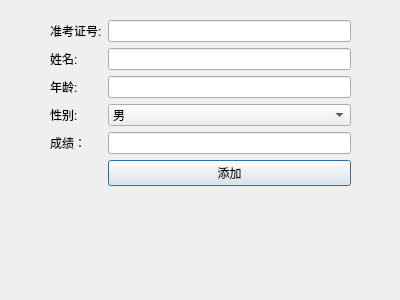
<?xml version="1.0" encoding="UTF-8"?>
<ui version="4.0">
 <class>add_Dialog</class>
 <widget class="QDialog" name="add_Dialog">
  <property name="geometry">
   <rect>
    <x>0</x>
    <y>0</y>
    <width>400</width>
    <height>300</height>
   </rect>
  </property>
  <property name="minimumSize">
   <size>
    <width>400</width>
    <height>300</height>
   </size>
  </property>
  <property name="maximumSize">
   <size>
    <width>400</width>
    <height>300</height>
   </size>
  </property>
  <property name="windowTitle">
   <string>Dialog</string>
  </property>
  <widget class="QWidget" name="formLayoutWidget">
   <property name="geometry">
    <rect>
     <x>50</x>
     <y>20</y>
     <width>301</width>
     <height>291</height>
    </rect>
   </property>
   <layout class="QFormLayout" name="formLayout">
    <item row="0" column="0">
     <widget class="QLabel" name="idlabel">
      <property name="text">
       <string>准考证号:</string>
      </property>
     </widget>
    </item>
    <item row="0" column="1">
     <widget class="QLineEdit" name="idlineEdit"/>
    </item>
    <item row="1" column="0">
     <widget class="QLabel" name="namelabel">
      <property name="text">
       <string>姓名:</string>
      </property>
     </widget>
    </item>
    <item row="1" column="1">
     <widget class="QLineEdit" name="namelineEdit"/>
    </item>
    <item row="2" column="0">
     <widget class="QLabel" name="agelabel">
      <property name="text">
       <string>年龄:</string>
      </property>
     </widget>
    </item>
    <item row="2" column="1">
     <widget class="QLineEdit" name="agelineEdit"/>
    </item>
    <item row="3" column="0">
     <widget class="QLabel" name="genlabel">
      <property name="text">
       <string>性别:</string>
      </property>
     </widget>
    </item>
    <item row="3" column="1">
     <widget class="QComboBox" name="comboBox">
      <item>
       <property name="text">
        <string>男</string>
       </property>
      </item>
      <item>
       <property name="text">
        <string>女</string>
       </property>
      </item>
     </widget>
    </item>
    <item row="4" column="0">
     <widget class="QLabel" name="gradelabel">
      <property name="text">
       <string>成绩：</string>
      </property>
     </widget>
    </item>
    <item row="4" column="1">
     <widget class="QLineEdit" name="gradelineEdit"/>
    </item>
    <item row="5" column="1">
     <widget class="QPushButton" name="addButton">
      <property name="text">
       <string>添加</string>
      </property>
     </widget>
    </item>
   </layout>
  </widget>
 </widget>
 <resources/>
 <connections/>
</ui>
